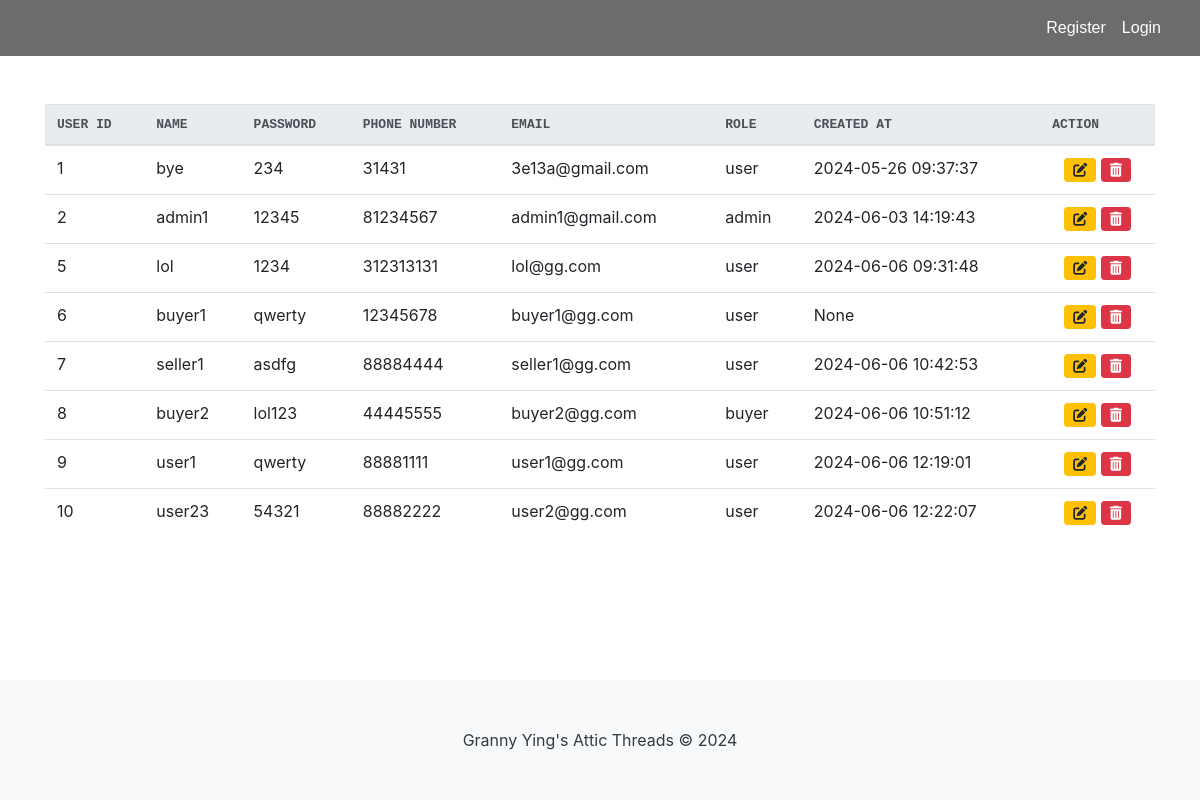
/list, run on an earlier commit of the app's database.
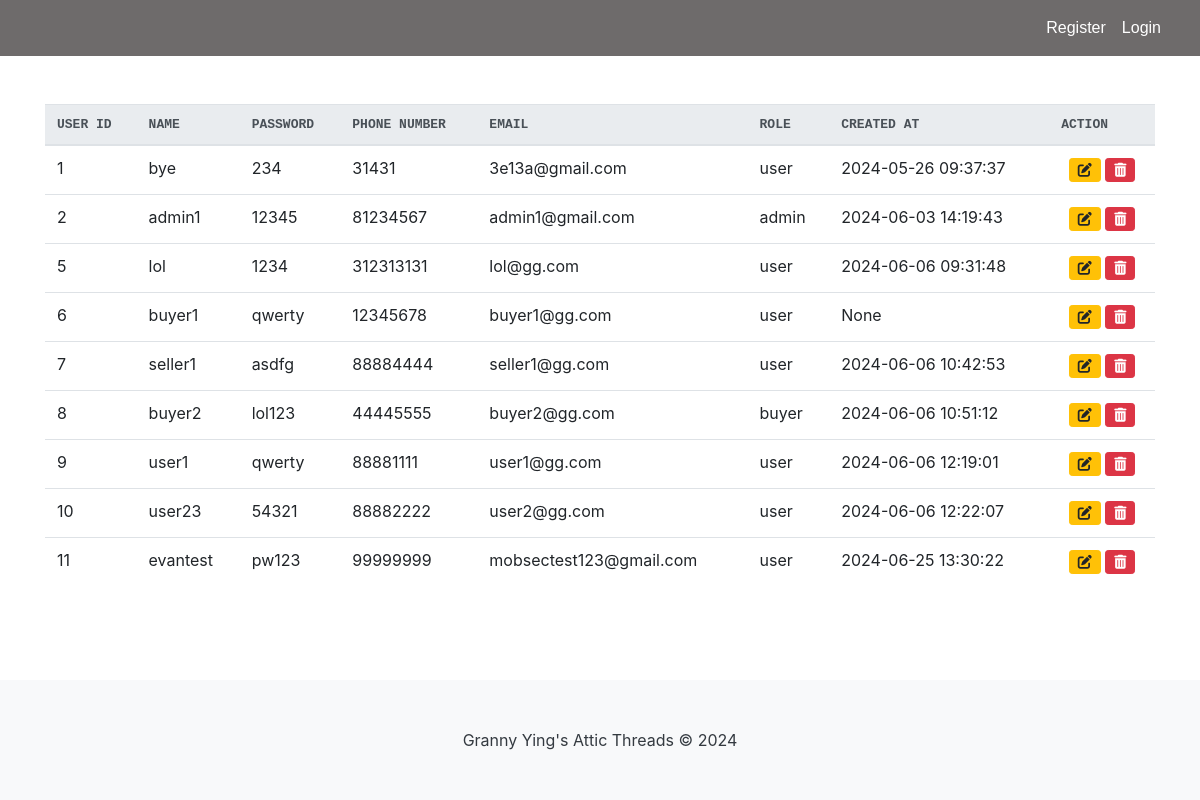
And on a later commit of the database.
### tables this page shows
CREATE TABLE "Users" (
	"user_id"	INTEGER NOT NULL,
	"name"	VARCHAR(45) NOT NULL,
	"password"	VARCHAR(45) NOT NULL,
	"phoneNum"	VARCHAR(45) NOT NULL,
	"email"	VARCHAR(45) NOT NULL,
	"role"	VARCHAR(10) NOT NULL,
	"created_at"	DATETIME,
	PRIMARY KEY("user_id" AUTOINCREMENT)
);

### app.py (the view)
@app.route("/list")
def list():
    con = sqlite3.connect("database.db")
    con.row_factory = sqlite3.Row
    cur = con.cursor()
    cur.execute("SELECT user_id, * FROM Users")
    rows = cur.fetchall()
    con.close()
    return render_template("list.html", rows=rows)

### templates/list.html (shortened to what this page needs)
<html lang="en">
{% include "header.html" %}
<head>
        {% block content %} -->
    {% include "navbar.html" %}
    <link rel="stylesheet" href="https://stackpath.bootstrapcdn.com/bootstrap/4.3.1/css/bootstrap.min.css">
</head>
<body>
    <div class="container mt-5">
        <table class="table table-hover">
            <thead class="thead-light">
                <tr>
                    <th>User ID</th>
                    <th>Name</th>
                    <th>Password</th>
                    <th>Phone Number</th>
                    <th>Email</th>
                    <th>Role</th>
                    <th>Created At</th>
                    <th>Action</th>
                </tr>
            </thead>
            <tbody>
                {% for row in rows %}
                <tr>
                    <td>{{ row["user_id"] }}</td>
                    <td>{{ row["name"] }}</td>
                    <td>{{ row["password"] }}</td>
                    <td>{{ row["phoneNum"] }}</td>
                    <td>{{ row["email"] }}</td>
                    <td>{{ row["role"] }}</td>
                    <td>{{ row["created_at"] }}</td>
                    <td class="text-center">
                        <form action="{{ url_for('edit') }}" method="POST" class="d-inline">
                            <button type="submit" class="btn btn-warning btn-sm"><i class="fas fa-edit"></i></button>
                        </form>
                        <form onsubmit="return confirm('Are you sure you want to DELETE this User from the Database?');"
                            action="{{ url_for('delete') }}" method="POST" class="d-inline">
                            <button type="submit" class="btn btn-danger btn-sm"><i
                                    class="fas fa-trash-alt"></i></button>
                        </form>
                    </td>
                </tr>
                {% endfor %}
            </tbody>
        </table>
    </div>
    {% include "footer.html" %}
</body>
</html>
{% endblock %}

### templates/header.html (shortened to what this page needs)
<head>
    <link rel="stylesheet" type="text/css" href="{{ url_for('static', filename='css/site.css')}}" />
    <link rel="stylesheet" href="https://cdn.jsdelivr.net/npm/bootstrap@4.1.3/dist/css/bootstrap.min.css">
    <link rel="stylesheet" href="https://cdn.jsdelivr.net/npm/bootstrap-select@1.13.14/dist/css/bootstrap-select.min.css">
</head>

### templates/navbar.html (shortened to what this page needs)
<nav class="navbar navbar-expand-lg">
    <div class="container justify-content-end">
        <ul class="navbar-nav ml-auto">
            {% if 'name' and 'role' not in session %}
            <li class="nav-item">
                <a href="{{ url_for('register') }}" class="nav-link">Register</a>
            </li>
            <li class="nav-item">
                <a href="{{ url_for('login') }}" class="nav-link">Login</a>
            </li>
            {% endif %}
        </ul>
    </div>
</nav>

### templates/footer.html
<footer class="py-5" style="margin-top: auto; background-color: #f8f9fa;">
   <div class="container text-center">
       <span class="text-dark">Granny Ying's Attic Threads &copy; 2024</span>
   </div>
</footer>

### static/css/site.css (style rules this page uses)
.navbar { background-color: rgb(110, 107, 107); font-size: 1em; font-family: 'Trebuchet MS', 'Lucida Sans Unicode', 'Lucida Grande', 'Lucida Sans', Arial, sans-serif; color: white; padding: 8px 5px; }
.navbar a { text-decoration: none; color: inherit; }
html, body { height: 100%; margin: 0; padding: 0; }
body { display: flex; flex-direction: column; }
footer { background-color: rgb(86, 136, 132); width: 100%; flex-shrink: 0; }

### templates/list.html (style rules this page uses)
th { font-family: monospace; text-transform: uppercase; }

What changed in the data, as far as the page shows it:
added Users: user_id "11", name "evantest", password "pw123", phoneNum "99999999", email "mobsectest123@gmail.com", role "user", created_at "2024-06-25 13:30:22"
